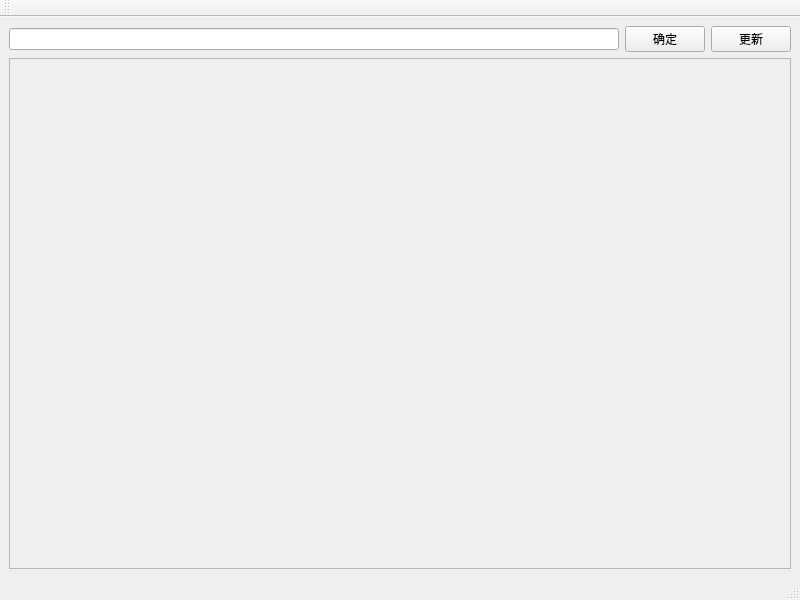
<?xml version="1.0" encoding="UTF-8"?>
<ui version="4.0">
 <class>MainWindow</class>
 <widget class="QMainWindow" name="MainWindow">
  <property name="geometry">
   <rect>
    <x>0</x>
    <y>0</y>
    <width>800</width>
    <height>600</height>
   </rect>
  </property>
  <property name="windowTitle">
   <string>MainWindow</string>
  </property>
  <widget class="QWidget" name="centralwidget">
   <layout class="QGridLayout" name="gridLayout">
    <item row="0" column="0">
     <widget class="QLineEdit" name="addressEdit"/>
    </item>
    <item row="0" column="1">
     <widget class="QPushButton" name="btnGo">
      <property name="text">
       <string>确定</string>
      </property>
     </widget>
    </item>
    <item row="0" column="2">
     <widget class="QPushButton" name="btnRefresh">
      <property name="text">
       <string>更新</string>
      </property>
     </widget>
    </item>
    <item row="1" column="0" colspan="3">
     <widget class="QFrame" name="frame">
      <property name="frameShape">
       <enum>QFrame::Shape::StyledPanel</enum>
      </property>
      <property name="frameShadow">
       <enum>QFrame::Shadow::Raised</enum>
      </property>
     </widget>
    </item>
   </layout>
  </widget>
  <widget class="QMenuBar" name="menubar">
   <property name="geometry">
    <rect>
     <x>0</x>
     <y>0</y>
     <width>800</width>
     <height>22</height>
    </rect>
   </property>
  </widget>
  <widget class="QStatusBar" name="statusbar"/>
  <widget class="QToolBar" name="toolBar">
   <property name="windowTitle">
    <string>toolBar</string>
   </property>
   <attribute name="toolBarArea">
    <enum>TopToolBarArea</enum>
   </attribute>
   <attribute name="toolBarBreak">
    <bool>false</bool>
   </attribute>
  </widget>
 </widget>
 <resources/>
 <connections/>
</ui>
